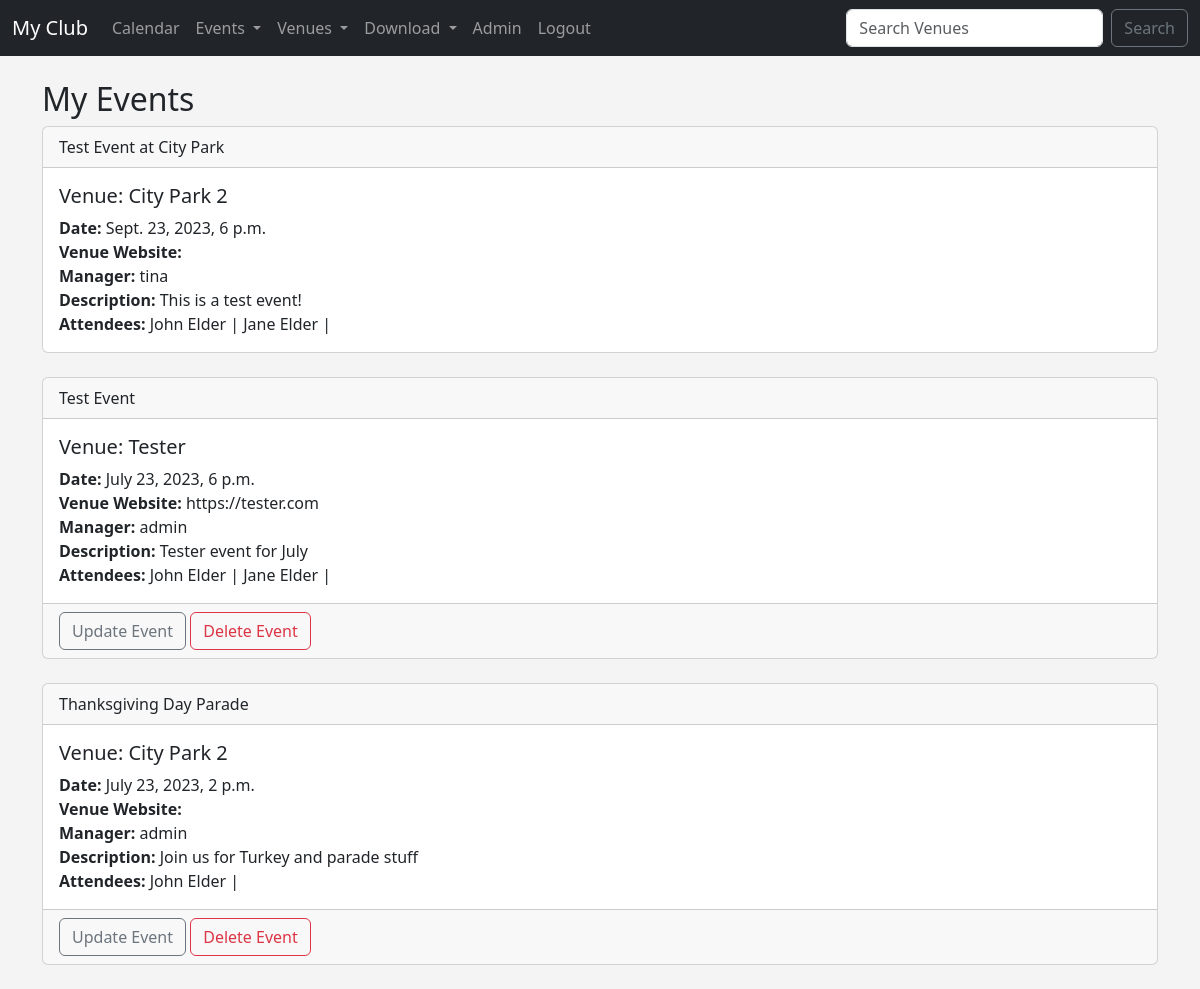
The app's page /my_events (signed in), older data.
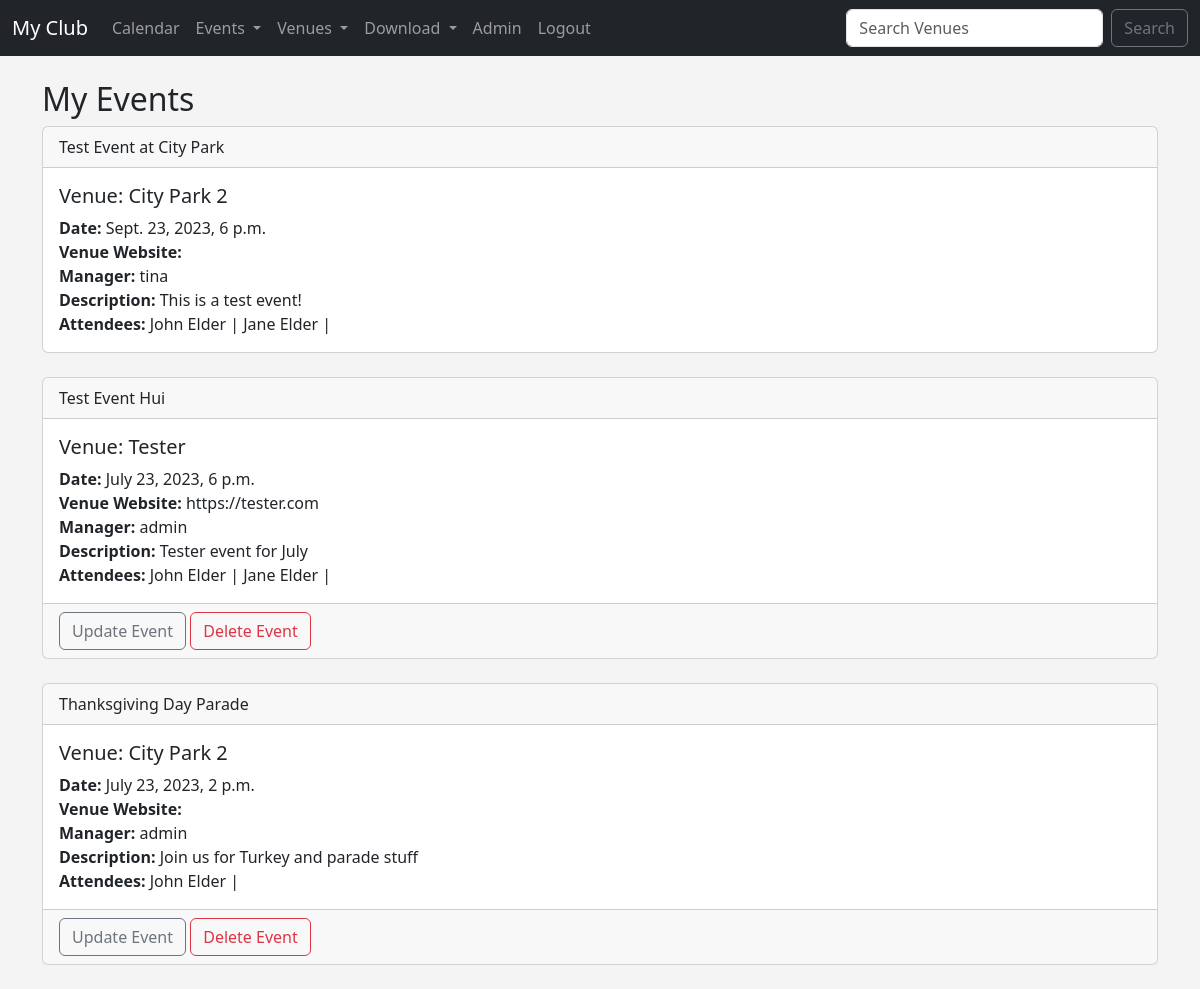
The same page, newer data.
### events/models.py (models this page shows, shortened)
class Event(models.Model):
	name = models.CharField('Event Name', max_length=120)
	event_date = models.DateTimeField('Event Date')
	venue = models.ForeignKey(Venue, blank=True, null=True, on_delete=models.CASCADE)
	manager = models.ForeignKey(User, blank=True, null=True, on_delete=models.SET_NULL)
	description = models.TextField(blank=True)
	attendees = models.ManyToManyField(MyClubUser, blank=True)
	approved = models.BooleanField("Approved", default=False)
	def __str__(self):
		return self.name

class Venue(models.Model):
	name = models.CharField('Venue Name', max_length=120)
	address = models.CharField(max_length=300)
	zip_code = models.CharField('Zip Code', max_length=15)
	phone = models.CharField('Contact Phone', max_length=45, blank=True)
	web = models.URLField('Website Address', blank=True)
	email_address = models.EmailField('Email Address', blank=True)
	owner = models.IntegerField('Venue Owner', blank=False, default=1)
	venue_image = models.ImageField(null=True, blank=True, upload_to="images/")
	def __str__(self):
		return self.name

### events/views.py (the view)
# urls.py: path('my_events', views.my_events, name="my_events"),
def my_events(request):
	if request.user.is_authenticated:
		me = request.user.id
		events = Event.objects.filter(attendees=me)
		return render(request, 'events/my_events.html',
		{"events": events})
	else:
		messages.success(request, ("You aren't Authorized To View This Page!!"))
		return redirect('home')

### events/models.py (called while the page is built)
	def __str__(self):
		return self.first_name + ' ' + self.last_name

### events/templates/events/my_events.html (shortened to what this page needs)
{% extends 'events/base.html' %}
{% block content %}
	<h2>My Events</h2>
	{% for event in events %}
		<div class="card">
  <div class="card-header">
    {{ event }}
  </div>
  <div class="card-body">
    <h5 class="card-title">Venue: {{ event.venue }}</h5>
    <p class="card-text">
		<strong>Date:</strong> {{ event.event_date }}<br/>
		<strong>Venue Website:</strong> {{ event.venue.web }}<br/>
		<strong>Manager:</strong> {{ event.manager }}<br/>
		<strong>Description:</strong> {{ event.description }}<br/>
		<strong>Attendees:</strong>
		{% for user in event.attendees.all %}
		{{ user }} |
		{% endfor %}
    </p>
  </div>
  {% if user.is_authenticated %}
  	{% if user == event.manager %}
		  <div class="card-footer text-body-secondary">
		    <a href="{% url 'update-event' event.id %}" class="btn btn-outline-secondary">Update Event</a>
		    <a href="{% url 'delete-event' event.id %}" class="btn btn-outline-danger">Delete Event</a>
		  </div>
		{% endif %}
  {% endif %}
</div>
	{% endfor %}
{% endblock %}

Row changes from the older to the newer data that the page shows:
changed Event "Tester event for July": name "Test Event" → "Test Event Hui"
